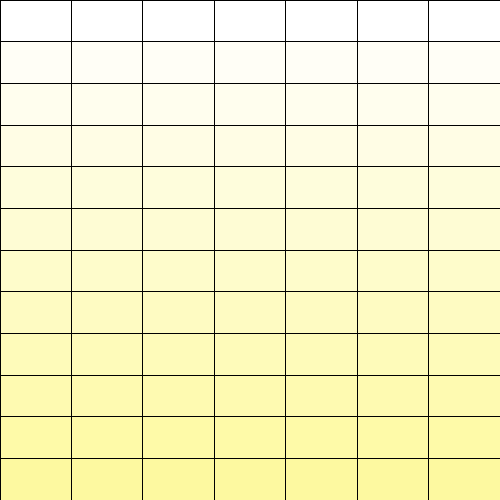
Frame 1 (no input)
Frame 60 (the mouse pressed at the canvas centre just before this capture): identical to frame 1, image omitted
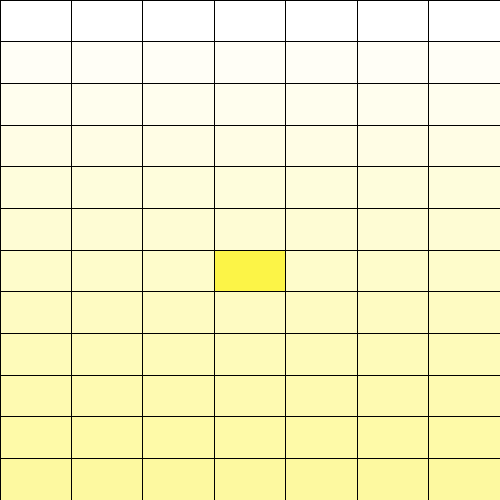
Frame 120 (the mouse held since frame 60 and released just before this capture)

The Processing sketch that drew these frames (run headless with seeded random() and noise(); from frame 60 on, the mouse is pressed at the canvas centre):

// Processing sketch: processing_85089
// ── processing_85089.pde

//color w = color(255, 255, 255);
//color c = color(252, 244, 71);
//
//
//void setup() {
//  size(100, 100);
//  background(255);
//  smooth();
//  noLoop();
//}
//
//void draw() {
//  fill(w);
//  float wSpace = width/7.0;
//  float hSpace = height/12.0;
//  print(hSpace);
//  for (int x = 0; x < 7; x++) {
//    float xpos = x*wSpace;
//    for (int y = 0; y < 12; y++ ) {
//      float ypos = y*hSpace;
//      pushMatrix();
//      translate(xpos, ypos);
//      noStroke();
//      fill(c, abs((ypos-50)*15));
//      rect(0, 0, wSpace+2, hSpace+2);
//      popMatrix();
//    }
//  }
//}
color w = color(255, 255, 255);
color c = color(252, 244, 71);
Box[][] boxes = new Box[7][12];


void setup() {
  size(500, 500);
  background(255);
//  smooth();
//  noLoop();  
  fill(c);
  stroke(0);
  float wSpace = width/7.0;
  float hSpace = height/12.0;
  print(hSpace);
  for (int x = 0; x < 7; x++) {
    float xpos = x*wSpace;
    for (int y = 0; y < 12; y++ ) {
      float ypos = y*hSpace;
      color cc = color(c, y*12);
      boxes[x][y] = new Box(xpos, ypos, wSpace, hSpace, cc);
    }
  }
}

void draw() {
  float wSpace = width/7.0;
  float hSpace = height/12.0;
  if (mousePressed == true) {
    int xi = int(mouseX/wSpace);
    int yi = int(mouseY/hSpace);
    println(xi);
    boxes[xi][yi].changeColor();
  }
}

//color w = color(255, 255, 255);
//color c = color(252, 244, 71);
//
//
//void setup() {
//  size(500, 500);
//  background(255);
//  smooth();
////  noLoop();  fill(w);
//  float wSpace = width/7.0;
//  float hSpace = height/12.0;
//  print(hSpace);
//  for (int x = 0; x < 7; x++) {
//    float xpos = x*wSpace;
//    for (int y = 0; y < 12; y++ ) {
//      float ypos = y*hSpace;
//      pushMatrix();
//      translate(xpos, ypos);
////      stroke(128);
//      noStroke();
//      fill(c, 0);
//      rect(0, 0, wSpace, hSpace);
//      popMatrix();
//    }
//  }
//}
//
//void draw() {
//  float wSpace = width/7.0;
//  float hSpace = height/12.0;
//  if (mousePressed == true) {
//  fill(c, 32);
//  float xpos = int(mouseX/wSpace)*wSpace;
//  float ypos = int(mouseY/hSpace)*hSpace;
//  rect(xpos, ypos, wSpace, hSpace);
//  println(xpos);
//  }
//}

class Box {
  float x, y;
  float w, h;
  color c;  //color
  
  // Constructor
  Box( float xpos, float ypos, float wide, float high, color col) {
    x = xpos;
    y = ypos;
    w = wide;
    h = high;
    c = col;
    fill(c);
    rect(x, y, w, h);
//    pushMatrix();
//    translate(xpos, ypos);
//    stroke(128);
//    noStroke();
//    fill(c, 0);
//    rect(0, 0, w, hSpace);
//    popMatrix();
  }
  
  void start(float xpos, float ypos) {
    x = xpos;
    y = ypos;
  }
  
  void changeColor() {
    c = color(red(c), green(c), blue(c), alpha(c)+20);
//    noStroke();
    fill(255);
    rect(x, y, w, h);
    fill(c);
    rect(x, y, w, h);
  }
}
